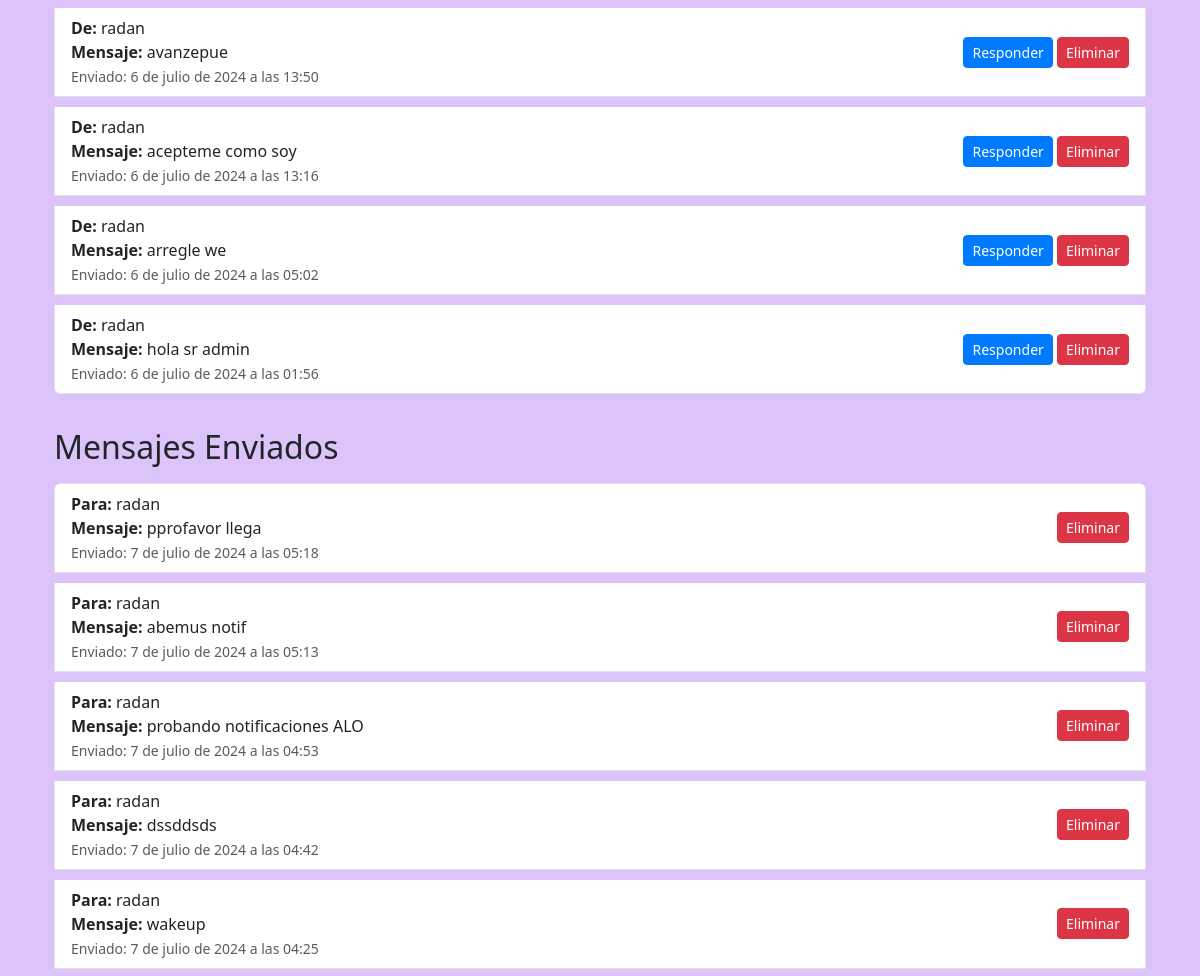
Before: /mensajes/ (signed in, middle part) with the older database file.
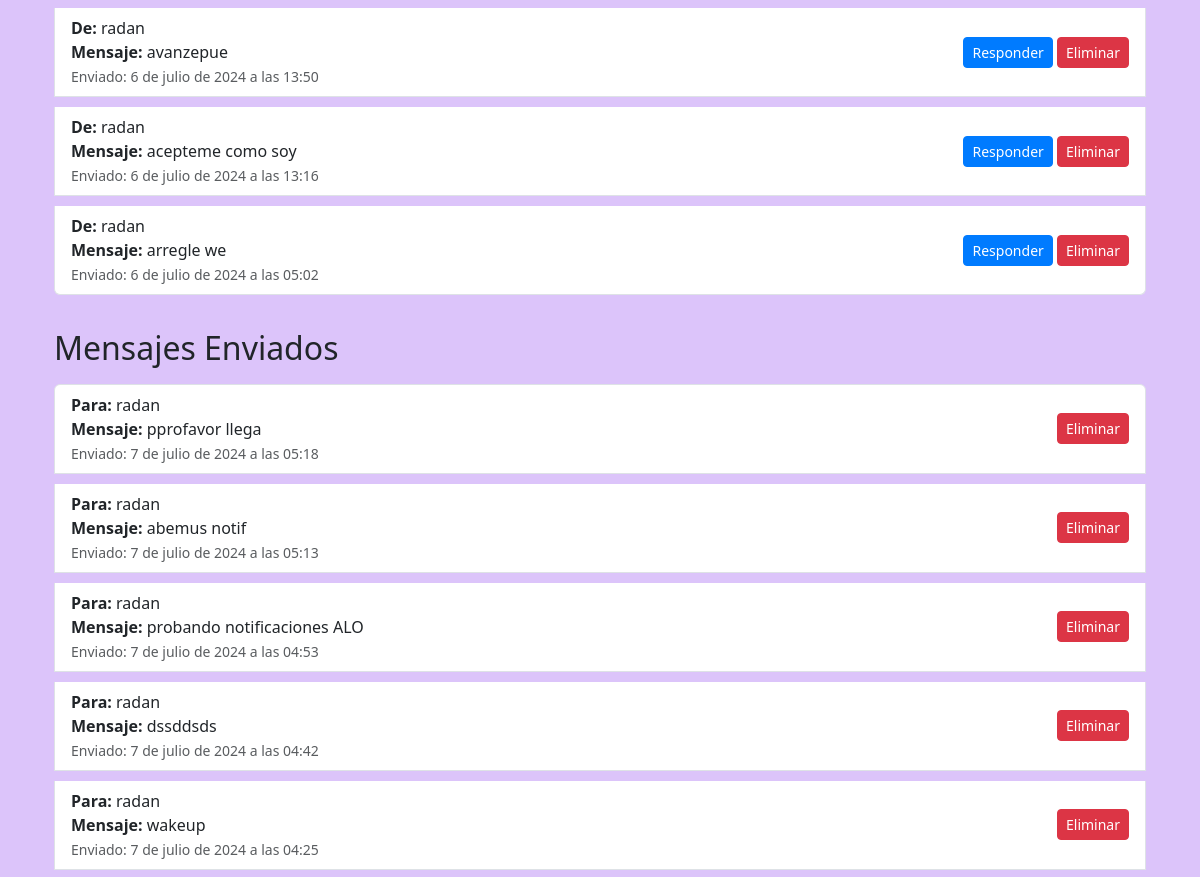
After: the same page with the newer database file.
### myapp/models.py (models this page shows, shortened)
class Mensaje(models.Model):
    emisor = models.ForeignKey(User, on_delete=models.CASCADE, related_name='mensajes_enviados')
    receptor = models.ForeignKey(User, on_delete=models.CASCADE, related_name='mensajes_recibidos')
    contenido = models.TextField()
    leido = models.BooleanField(default=False)
    fecha_envio = models.DateTimeField(auto_now_add=True)

### myapp/views.py (the view)
# urls.py: path('mensajes/', views.listar_mensajes, name='listar_mensajes'),
@login_required
def listar_mensajes(request):
    query = request.GET.get('q')
    if query:
        mensajes_recibidos = Mensaje.objects.filter(receptor=request.user, contenido__icontains=query).order_by('-fecha_envio')
        mensajes_enviados = Mensaje.objects.filter(emisor=request.user, contenido__icontains=query).order_by('-fecha_envio')
    else:
        mensajes_recibidos = Mensaje.objects.filter(receptor=request.user).order_by('-fecha_envio')
        mensajes_enviados = Mensaje.objects.filter(emisor=request.user).order_by('-fecha_envio')
    mensajes_recibidos.update(leido=True)
    return render(request, 'myapp/listar_mensajes.html', {
        'mensajes_recibidos': mensajes_recibidos,
        'mensajes_enviados': mensajes_enviados,
        'users': User.objects.exclude(id=request.user.id),
        'query': query
    })

### myapp/templates/myapp/listar_mensajes.html (shortened to what this page needs)
{% extends 'myapp/base.html' %}
{% block content %}
<div class="container mt-5">
    {% if mensajes_recibidos %}
    <div class="list-group mb-4">
        {% for mensaje in mensajes_recibidos %}
        <div class="list-group-item {% if not mensaje.leido %}font-weight-bold{% endif %}">
            <div class="d-flex justify-content-between align-items-center">
                <div>
                    <strong>De:</strong> {{ mensaje.emisor.username }}<br>
                    <strong>Mensaje:</strong> {{ mensaje.contenido }}<br>
                    <small class="text-muted">Enviado: {{ mensaje.fecha_envio }}</small>
                </div>
                <div>
                    <a href="#" class="btn btn-sm btn-primary responder-btn" data-emisor-id="{{ mensaje.emisor.id }}">Responder</a>
                    <button type="button" class="btn btn-sm btn-danger" data-toggle="modal" data-target="#confirmDeleteModal" data-mensaje-id="{{ mensaje.id }}">Eliminar</button>
                </div>
            </div>
        </div>
        {% endfor %}
    </div>
    {% else %}
    <div class="alert alert-info">No tienes mensajes recibidos.</div>
    {% endif %}
    <h2 class="mb-3">Mensajes Enviados</h2>
    {% if mensajes_enviados %}
    <div class="list-group mb-4">
        {% for mensaje in mensajes_enviados %}
        <div class="list-group-item">
            <div class="d-flex justify-content-between align-items-center">
                <div>
                    <strong>Para:</strong> {{ mensaje.receptor.username }}<br>
                    <strong>Mensaje:</strong> {{ mensaje.contenido }}<br>
                    <small class="text-muted">Enviado: {{ mensaje.fecha_envio }}</small>
                </div>
                <div>
                    <button type="button" class="btn btn-sm btn-danger" data-toggle="modal" data-target="#confirmDeleteModal" data-mensaje-id="{{ mensaje.id }}">Eliminar</button>
                </div>
            </div>
        </div>
        {% endfor %}
    </div>
    {% else %}
    <div class="alert alert-info">No has enviado mensajes.</div>
    {% endif %}
</div>
{% endblock %}

Changed rows visible on the page:
removed Mensaje: emisor.username "radan", contenido "hola sr admin", fecha_envio "6 de julio de 2024 a las 01:56"
